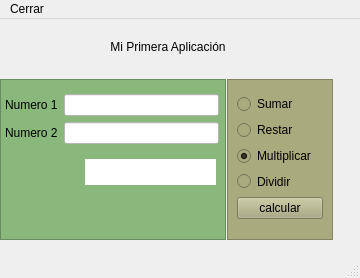
<?xml version="1.0" encoding="UTF-8"?>
<ui version="4.0">
 <class>MainWindow</class>
 <widget class="QMainWindow" name="MainWindow">
  <property name="geometry">
   <rect>
    <x>0</x>
    <y>0</y>
    <width>360</width>
    <height>278</height>
   </rect>
  </property>
  <property name="windowTitle">
   <string>MainWindow</string>
  </property>
  <widget class="QWidget" name="centralwidget">
   <widget class="QLabel" name="label">
    <property name="geometry">
     <rect>
      <x>15</x>
      <y>5</y>
      <width>306</width>
      <height>46</height>
     </rect>
    </property>
    <property name="styleSheet">
     <string notr="true">font: 20pt &quot;Calibri&quot;;</string>
    </property>
    <property name="text">
     <string>Mi Primera Aplicación</string>
    </property>
    <property name="alignment">
     <set>Qt::AlignCenter</set>
    </property>
   </widget>
   <widget class="QFrame" name="frame">
    <property name="geometry">
     <rect>
      <x>0</x>
      <y>60</y>
      <width>226</width>
      <height>161</height>
     </rect>
    </property>
    <property name="styleSheet">
     <string notr="true">background-color: rgb(138, 183, 123);</string>
    </property>
    <property name="frameShape">
     <enum>QFrame::StyledPanel</enum>
    </property>
    <property name="frameShadow">
     <enum>QFrame::Raised</enum>
    </property>
    <widget class="QLabel" name="resultado">
     <property name="geometry">
      <rect>
       <x>85</x>
       <y>80</y>
       <width>131</width>
       <height>26</height>
      </rect>
     </property>
     <property name="styleSheet">
      <string notr="true">background-color: rgb(255, 255, 255);</string>
     </property>
     <property name="text">
      <string/>
     </property>
    </widget>
    <widget class="QWidget" name="layoutWidget">
     <property name="geometry">
      <rect>
       <x>5</x>
       <y>15</y>
       <width>214</width>
       <height>52</height>
      </rect>
     </property>
     <layout class="QVBoxLayout" name="verticalLayout">
      <item>
       <layout class="QHBoxLayout" name="horizontalLayout">
        <item>
         <widget class="QLabel" name="label_2">
          <property name="styleSheet">
           <string notr="true">font: 75 12pt &quot;MS Shell Dlg 2&quot;;</string>
          </property>
          <property name="text">
           <string>Numero 1</string>
          </property>
         </widget>
        </item>
        <item>
         <widget class="QLineEdit" name="num1">
          <property name="enabled">
           <bool>true</bool>
          </property>
          <property name="styleSheet">
           <string notr="true">background-color: rgb(255, 255, 255);</string>
          </property>
         </widget>
        </item>
       </layout>
      </item>
      <item>
       <layout class="QHBoxLayout" name="horizontalLayout_2">
        <item>
         <widget class="QLabel" name="label_3">
          <property name="styleSheet">
           <string notr="true">font: 75 12pt &quot;MS Shell Dlg 2&quot;;</string>
          </property>
          <property name="text">
           <string>Numero 2</string>
          </property>
         </widget>
        </item>
        <item>
         <widget class="QLineEdit" name="num2">
          <property name="styleSheet">
           <string notr="true">background-color: rgb(255, 255, 255);</string>
          </property>
         </widget>
        </item>
       </layout>
      </item>
     </layout>
    </widget>
   </widget>
   <widget class="QFrame" name="frame_2">
    <property name="geometry">
     <rect>
      <x>227</x>
      <y>60</y>
      <width>106</width>
      <height>161</height>
     </rect>
    </property>
    <property name="styleSheet">
     <string notr="true">background-color: rgb(170, 170, 127);</string>
    </property>
    <property name="frameShape">
     <enum>QFrame::StyledPanel</enum>
    </property>
    <property name="frameShadow">
     <enum>QFrame::Raised</enum>
    </property>
    <widget class="QWidget" name="layoutWidget">
     <property name="geometry">
      <rect>
       <x>10</x>
       <y>15</y>
       <width>86</width>
       <height>125</height>
      </rect>
     </property>
     <layout class="QVBoxLayout" name="verticalLayout_3">
      <item>
       <layout class="QVBoxLayout" name="verticalLayout_2">
        <item>
         <widget class="QRadioButton" name="sumar">
          <property name="text">
           <string>Sumar</string>
          </property>
         </widget>
        </item>
        <item>
         <widget class="QRadioButton" name="restar">
          <property name="text">
           <string>Restar</string>
          </property>
          <property name="autoExclusive">
           <bool>true</bool>
          </property>
         </widget>
        </item>
        <item>
         <widget class="QRadioButton" name="multiplicar">
          <property name="text">
           <string>Multiplicar</string>
          </property>
          <property name="checked">
           <bool>true</bool>
          </property>
         </widget>
        </item>
        <item>
         <widget class="QRadioButton" name="dividir">
          <property name="text">
           <string>Dividir</string>
          </property>
         </widget>
        </item>
       </layout>
      </item>
      <item>
       <widget class="QPushButton" name="pushButton">
        <property name="text">
         <string>calcular</string>
        </property>
       </widget>
      </item>
      <item>
       <spacer name="verticalSpacer">
        <property name="orientation">
         <enum>Qt::Vertical</enum>
        </property>
        <property name="sizeHint" stdset="0">
         <size>
          <width>53</width>
          <height>13</height>
         </size>
        </property>
       </spacer>
      </item>
     </layout>
    </widget>
   </widget>
  </widget>
  <widget class="QMenuBar" name="menubar">
   <property name="geometry">
    <rect>
     <x>0</x>
     <y>0</y>
     <width>360</width>
     <height>21</height>
    </rect>
   </property>
   <widget class="QMenu" name="menuCerrar">
    <property name="title">
     <string>Cerrar</string>
    </property>
    <addaction name="actionSalir"/>
   </widget>
   <addaction name="menuCerrar"/>
  </widget>
  <widget class="QStatusBar" name="statusbar"/>
  <action name="actionSalir">
   <property name="text">
    <string>Salir</string>
   </property>
  </action>
 </widget>
 <resources/>
 <connections/>
</ui>
